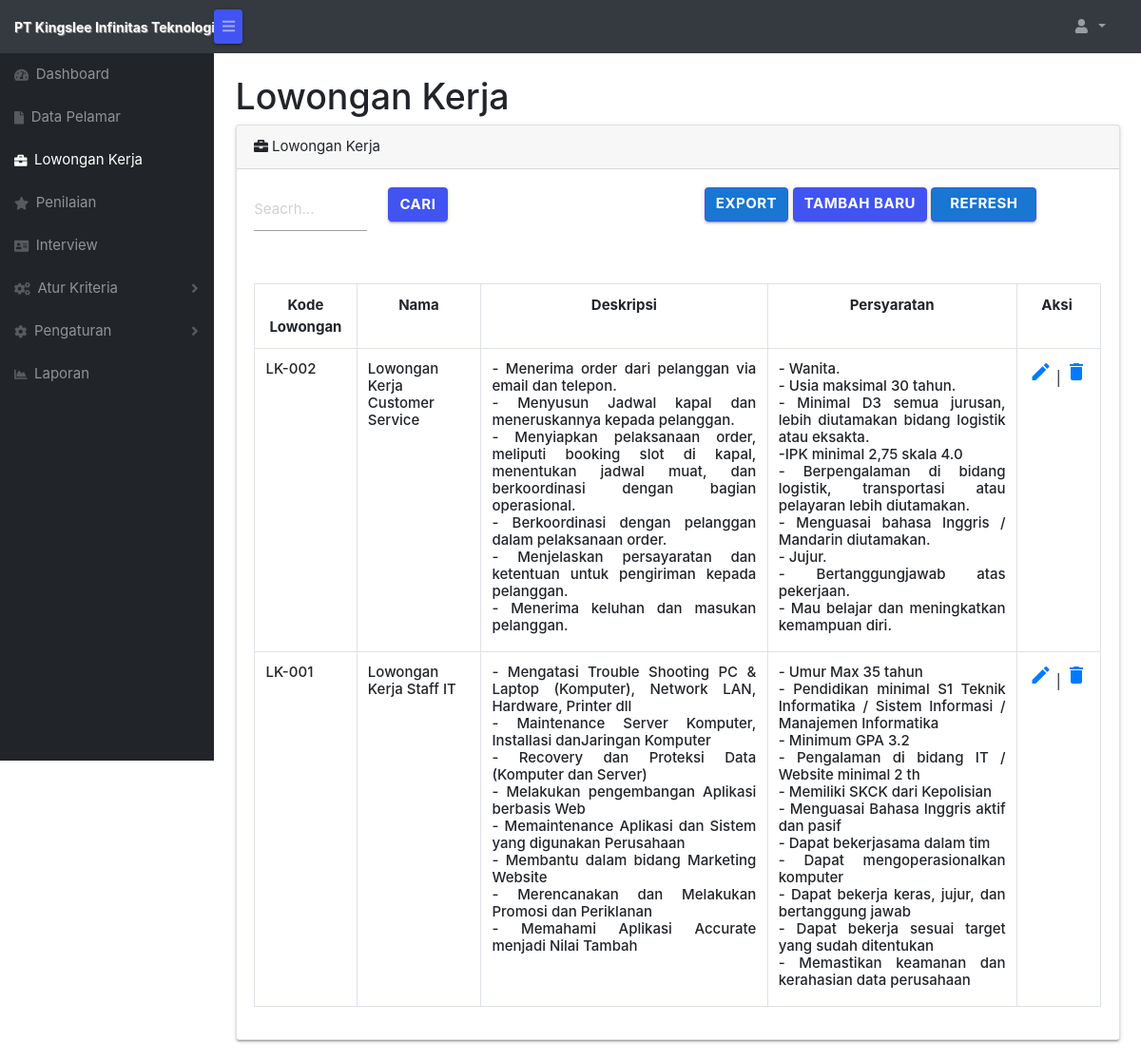
Page /forms/admin/lowongankerja.php on the committed database.
### tables this page shows
CREATE TABLE `lowongankerja` (
  `id` int(11) NOT NULL,
  `kode_lowongan` varchar(6) NOT NULL,
  `nama` varchar(100) NOT NULL,
  `deskripsi` text NOT NULL,
  `persyaratan` text NOT NULL
);

### forms/admin/lowongankerja.php (the view, shortened to what this page needs)
<?php session_start();
include_once("../config.php");
$result = mysqli_query($koneksi, "SELECT * FROM lowongankerja ORDER BY kode_lowongan DESC");
$namauser = ( isset($_SESSION['user']) ) ? $_SESSION['user'] : '';
?>
<!DOCTYPE html>
<html lang="en">
    <head>
         <link href="../../fonts/material.css" rel="stylesheet">
    <link type="text/css" rel="stylesheet" href="../../css/materialize.min.css"  media="screen,projection"/>
       <link href="css/styles.css" rel="stylesheet" />
        <link href="https://cdn.datatables.net/1.10.20/css/dataTables.bootstrap4.min.css" rel="stylesheet" />
    </head>
   <body class="sb-nav-fixed">
        <nav class="sb-topnav navbar navbar-expand navbar-dark bg-dark">
            <a class="navbar-brand" href="index.php"><span class="label1">PT Kingslee Infinitas Teknologi</span></a>
            <button class="btn btn-link btn-sm order-1 order-lg-0" id="sidebarToggle" href="#"><i class="fas fa-bars"></i></button>
            <ul class="navbar-nav d-none d-md-inline-block form-inline ml-auto mr-0 mr-md-3 my-2 my-md-0">
                <li class="nav-item dropdown">
                    <a class="nav-link dropdown-toggle" id="userDropdown" href="#" role="button" data-toggle="dropdown" aria-haspopup="true" aria-expanded="false"><i class="fas fa-user fa-fw"></i><?php echo $namauser; ?>
                     </a>
                </li>
            </ul>
        </nav>
        <div id="layoutSidenav">
            <div id="layoutSidenav_nav">
                <nav class="sb-sidenav accordion sb-sidenav-dark" id="sidenavAccordion">
                    <div class="sb-sidenav-menu">
                        <div class="nav">
                            <a class="nav-link" href="index.php">
                                <div class="sb-nav-link-icon"><i class="fas fa-tachometer-alt"></i></div>
                                Dashboard
                            </a>
                            <a class="nav-link" href="datapelamar.php">
                                <div class="sb-nav-link-icon"><i class="fas fa-file"></i></div>
                                Data Pelamar
                            </a>
                            <a class="nav-link" href="lowongankerja.php">
                                <div class="sb-nav-link-icon"><i class="fas fa-briefcase"></i></div>
                                Lowongan Kerja
                            </a>
                            <a class="nav-link" href="penilaian.php">
                                <div class="sb-nav-link-icon"><i class="fas fa-star"></i></div>
                                Penilaian
                            </a>
                            <a class="nav-link" href="interview.php">
                                <div class="sb-nav-link-icon"><i class="fas fa-address-card"></i></div>
                                Interview
                            </a>
                            <a class="nav-link collapsed" href="#" data-toggle="collapse" data-target="#collapseLayouts" aria-expanded="false" aria-controls="collapseLayouts">
                                <div class="sb-nav-link-icon"><i class="fas fa-cogs"></i></div>
                                Atur Kriteria
                                <div class="sb-sidenav-collapse-arrow"><i class="fas fa-angle-down"></i></div>
                            </a>
                            <a class="nav-link collapsed" href="#" data-toggle="collapse" data-target="#collapsePages" aria-expanded="false" aria-controls="collapsePages">
                                <div class="sb-nav-link-icon"><i class="fas fa-cog"></i></div>
                                Pengaturan
                                <div class="sb-sidenav-collapse-arrow"><i class="fas fa-angle-down"></i></div>
                            </a>
                            <a class="nav-link" href="laporan.php">
                                <div class="sb-nav-link-icon"><i class="fas fa-chart-area"></i></div>
                                Laporan
                            </a>
                        </div>
                    </div>
                </nav>
            </div>
            <div id="layoutSidenav_content">
                <main>
            <div class="container-fluid">
                        <h1 class="mt-4">Lowongan Kerja</h1>
                <div class="card mb-4">
                            <div class="card-header"><i class="fas fa-briefcase mr-1"></i>Lowongan Kerja</div>
                    <div class="card-body">
                        <div class="table-responsive">
                            <table class="table table-bordered" width="100%" cellspacing="0">
            <div class="row container">
                        <form name="cari" method="post" action="lowongankerja-cari.php" class="row">
                            <div class="col-2">
                                <input type="text" name="cari" placeholder="Seacrh..." class="validate" required title="Cari User">
                            </div>
                            <div class="col-1">
                                <input type="submit" name="cari2" value="cari" class="btn">
                            </div>
                         </form>
                            <div class="col-9"><div class="float-right">
                                <a href='lowongankerja-eksport.php' class="waves-effect waves-light btn blue darken-2">Export</a>
                                <a href='lowongankerja-tambah.php' class="btn btn-dark ">Tambah Baru</a>
                                 <a href='lowongankerja.php' class="waves-effect waves-light btn blue darken-2">Refresh<i class="material-icons right"></i></a>
                                </div>
                            </div>
            </div>
                   <div class="table-responsive" >
                        <table class="table table-bordered " width="100%" cellspacing="0">
                            <tr   class="text-center" >
                                <th>Kode Lowongan</th>
                                <th>Nama</th>
                                <th>Deskripsi</th>
                                <th>Persyaratan</th>
                                <th>&nbsp&nbsp&nbsp&nbspAksi&nbsp&nbsp&nbsp&nbsp&nbsp</th>
                            </tr>
                            <?php
                            while($user_data = mysqli_fetch_array($result)) {
                                $test = $user_data['kode_lowongan'];
                                echo "<tr>";
                                echo "<td> <h6>".$user_data['kode_lowongan']."</h6></td>";
                                echo "<td> <h6>".$user_data['nama']."</h6> </td>";
                                echo "<td class='text-justify'><h6>".$user_data['deskripsi']."</h6></td>";
                                echo "<td class='text-justify'><h6>".$user_data['persyaratan']."</h6></td>";
                                echo "<td class='text-center'> <a href='lowongankerja-edit.php?id=$user_data[id]' style='text-decoration: none;'><i class='material-icons' title='Edit $test'>mode_edit</i></a>
                                | <a data-id='1' class='hapus' href='lowongankerja-delete.php?id=$user_data[id]' style='text-decoration: none;'><i class='material-icons' title='Hapus $test'>delete</i></a>";
                            }
                            ?>
                          </table>
                                  </table>
                                 </div>
                        </div>
               </div>
          </div>
        </main>
    </div>
    </body>
</html>

### forms/admin/lowongankerja.php (style rules this page uses)
.label1 { font-size: 14px; font-weight: bold; text-shadow: 1px 1px 0px gray; }

### rows in the picture
lowongankerja: kode_lowongan "LK-002", nama "Lowongan Kerja Customer Service", deskripsi "- Menerima order dari pelanggan via email dan telepon. - Menyusun Jadwal kapal dan meneruskannya kepada pelanggan. - Menyiapkan pelaksanaan order, meliputi booking slot di kapal, menentukan jadwal muat, dan berkoordinasi dengan bagian operasional. - Berkoordinasi dengan pelanggan dalam pelaksanaan order. - Menjelaskan persayaratan dan ketentuan untuk pengiriman kepada pelanggan. - Menerima keluhan dan masukan pelanggan.", persyaratan "- Wanita. - Usia maksimal 30 tahun. - Minimal D3 semua jurusan, lebih diutamakan bidang logistik atau eksakta. -IPK minimal 2,75 skala 4.0 - Berpengalaman di bidang logistik, transportasi atau pelayaran lebih diutamakan. - Menguasai bahasa Inggris / Mandarin diutamakan. - Jujur. - Bertanggungjawab atas pekerjaan. - Mau belajar dan meningkatkan kemampuan diri."
lowongankerja: kode_lowongan "LK-001", nama "Lowongan Kerja Staff IT", deskripsi "- Mengatasi Trouble Shooting PC & Laptop (Komputer), Network LAN, Hardware, Printer dll - Maintenance Server Komputer, Installasi danJaringan Komputer - Recovery dan Proteksi Data (Komputer dan Server) - Melakukan pengembangan Aplikasi berbasis Web - Memaintenance Aplikasi dan Sistem yang digunakan Perusahaan - Membantu dalam bidang Marketing Website - Merencanakan dan Melakukan Promosi dan Periklanan - Memahami Aplikasi Accurate menjadi Nilai Tambah", persyaratan "- Umur Max 35 tahun - Pendidikan minimal S1 Teknik Informatika / Sistem Informasi / Manajemen Informatika - Minimum GPA 3.2 - Pengalaman di bidang IT / Website minimal 2 th - Memiliki SKCK dari Kepolisian - Menguasai Bahasa Inggris aktif dan pasif - Dapat bekerjasama dalam tim - Dapat mengoperasionalkan komputer - Dapat bekerja keras, jujur, dan bertanggung jawab - Dapat bekerja sesuai target yang sudah ditentukan - Memastikan keamanan dan kerahasian data perusahaan"
